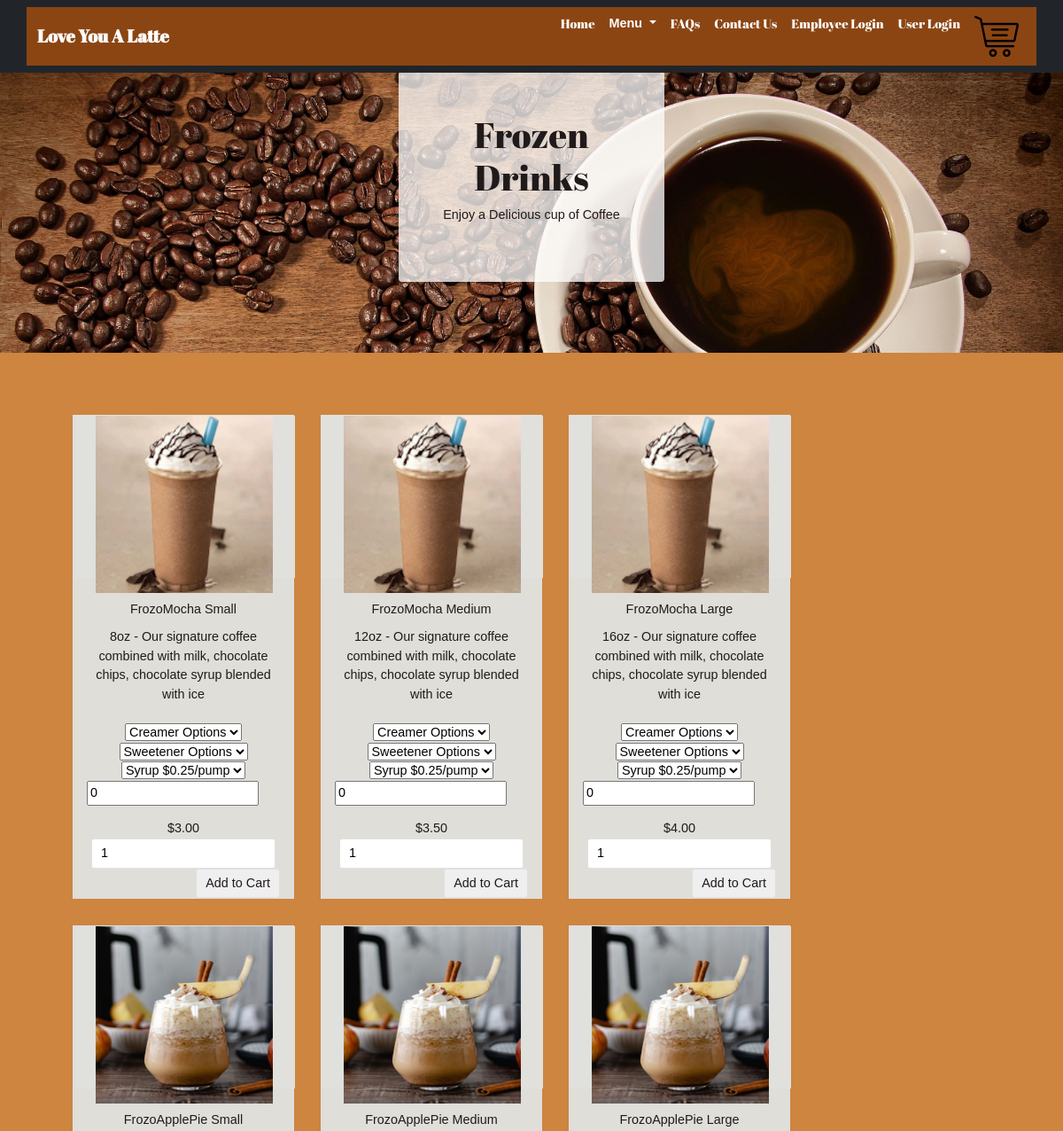
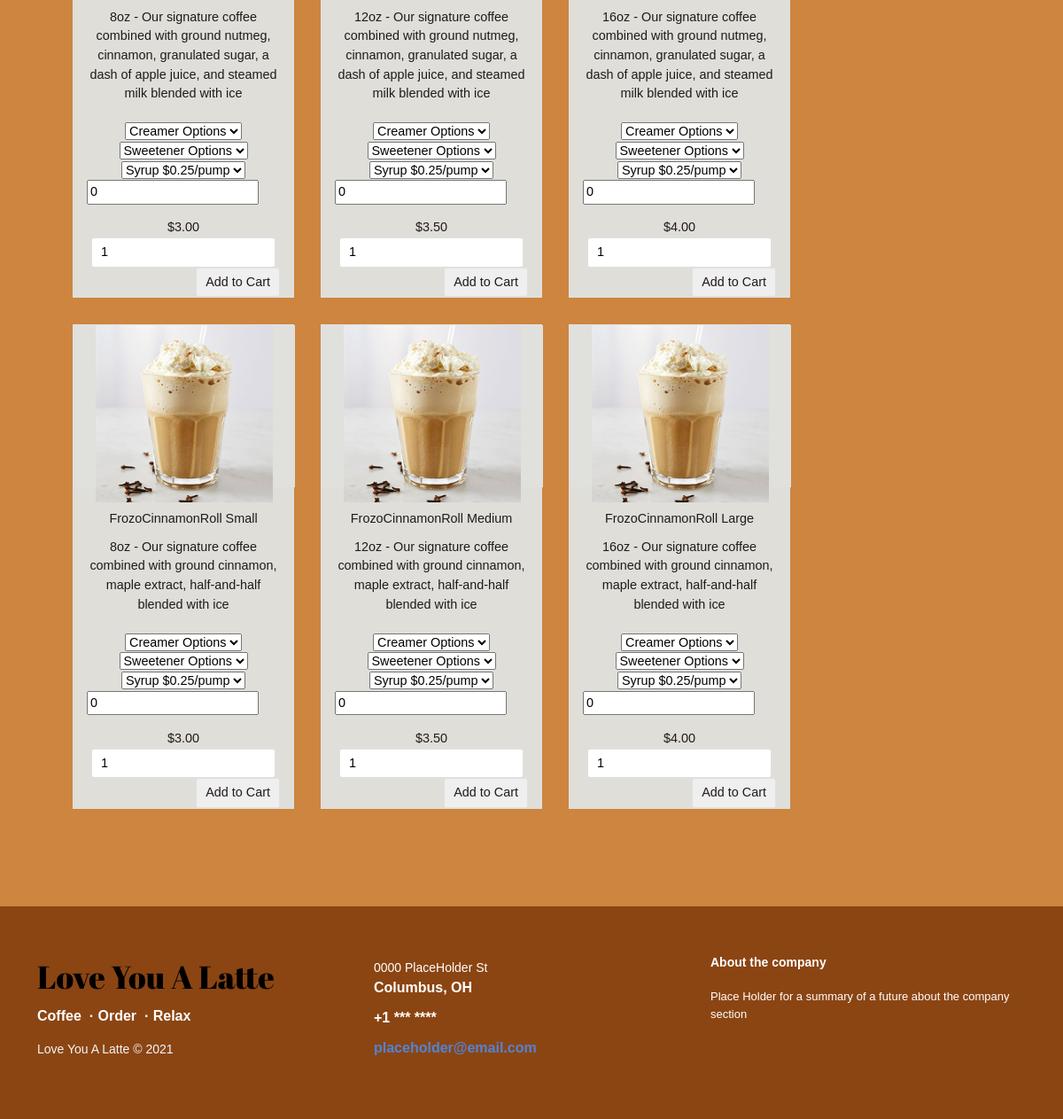
Screenshot of /frozenMenu.php with the database file from the repository (2 pictures, top to bottom).
### tables this page shows
CREATE TABLE `product` (
  `id` int(8) NOT NULL PRIMARY KEY AUTO_INCREMENT,
  `name` varchar(255) NOT NULL,
  `code` varchar(255) NOT NULL UNIQUE KEY,
  `category` varchar(255) NOT NULL,
  `image` text NOT NULL,
  `price` double(10,2) NOT NULL,
  `description` varchar(200) NOT NULL
);

### public/dbcontroller.php (called while the page is built, shortened)
<?php
class DBController
{
	private $host = "mariadb";
	private $user = "root";
	private $password = "welcome1";
	private $database = "love_you_a_latte";
	private $conn;
	function __construct()
	{
		$this->conn = $this->connectDB();
	}
	function connectDB()
	{
		$conn = mysqli_connect($this->host, $this->user, $this->password, $this->database);
		return $conn;
	}
	function runQuery($query)
	{
		$result = mysqli_query($this->conn, $query);
		while ($row = mysqli_fetch_assoc($result)) {
			$resultset[] = $row;
		}
		if (!empty($resultset))
			return $resultset;
	}
}

### public/frozenMenu.php (the view, shortened to what this page needs)
<?php
require_once("dbcontroller.php");
$db_handle = new DBController();
?>
<!DOCTYPE html>
<html>
<head>
    <?php include('./components/header.php') ?>
</head>
<body id="menubody">
<?php include('./components/nav.php') ?>
    <div id="Menuintro">
        <div class="rounded border-light jumbotron py-5 px-4">
            <h1 style="font-family: 'Abril Fatface', serif;">Frozen Drinks</h1>
            <p>Enjoy a Delicious cup of Coffee</p>
        </div>
    </div>
    <div class="dark-section">
        <div class="container overflow-auto site-section" id="why">
            <div id="product-grid">
                <?php
                $product_array = $db_handle->runQuery("SELECT * FROM product WHERE category='frozen' ORDER BY id ASC");
                if (!empty($product_array)) {
                    foreach($product_array as $key=>$value){
                ?>
                    <div class="product-item">
                        <form method="post" action="cart.php?action=add&code=<?php echo $product_array[$key]["code"]; ?>" target="dummyframe" autocomplete="off">
                        <div class="product-image"><img src="<?php echo $product_array[$key]["image"]; ?>"></div>
                        <div class="product-tile-footer">
                        <div class="product-title"><?php echo $product_array[$key]["name"]; ?></div>
                        <div class="product-description"><?php echo $product_array[$key]["description"]; ?></div>
                        <br>
                        <select name="creamer-options"> /
                        <option value="None">Creamer Options</option>
                        </select>
                        <select name="sweetener-options"> /
                        <option value="None">Sweetener Options</option>
                        </select>
                        <select name="syrup-options"> /
                        <option value="None">Syrup $0.25/pump</option>
                        </select>
                        <div style="float: left;" class="syrup-pumps"><input type="number" min="0" name="pumps" value="0" size="2" /></div>
                        <br>
                        <br>
                        <br>
                        <div class="product-price"><?php echo "$".$product_array[$key]["price"]; ?></div>
                        <div class="cart-action"><input type="number" class="product-quantity" name="quantity" min="0" value="1" size="2" /><input type="submit" value="Add to Cart" class="btnAddAction" /></div>
                        </div>
                        </form>
                    </div>
                <?php
                    }
                }
                ?>
            </div>
        </div>
    </div>
        <?php include('./components/footer.php') ?>
</body>
</html>

### public/components/header.php (shortened to what this page needs)
<link rel="stylesheet" href="assets/bootstrap/css/bootstrap.min.css">
<link rel="stylesheet" href="assets/css/Footer.css">
<link rel="stylesheet" href="assets/css/styles.css">
<link rel="stylesheet" href="assets/css/cartstyle.css">

### public/components/nav.php (shortened to what this page needs)
<nav class="navbar navbar-dark navbar-expand-md fixed-top bg-dark" id="navstyle">
    <div class="container" id="navcontainer">
        <div><a class="navbar-brand" href="#" style="font-family: 'Abril Fatface', serif;"><strong>Love You A Latte</strong></a></div>
        <div class="collapse navbar-collapse" id="navcol-1">
            <ul class="navbar-nav ms-auto">
                <li class="nav-item" style="font-family: 'Abril Fatface', serif;"><a class="nav-link active" href="../index.php" data-bs-target="index.html">Home</a></li>
                <li class="nav-item dropdown">
                    <a class="nav-link dropdown-toggle" href="#" id="navbarDropdown" role="button" data-bs-toggle="dropdown" aria-expanded="false">
                        Menu
                    </a>
                </li>
                <li class="nav-item"><a class="nav-link active" href="../FAQs.php" style="font-family: 'Abril Fatface', serif;" data-bs-target="FAQs.html">FAQs</a></li>
                <li class="nav-item"><a class="nav-link active" href="../ContactUs.php" style="font-family: 'Abril Fatface', serif;" data-bs-target="Contact%20Us.html">Contact Us</a></li>
                <li class="nav-item"><a class="nav-link active" href="../employeeLogin.php" style="font-family: 'Abril Fatface', serif;" data-bs-target="employeeLogin.html">Employee Login</a></li>
                <li class="nav-item"><a class="nav-link active" href="../userLogin.php" style="font-family: 'Abril Fatface', serif;" data-bs-target="userLogin.html">User Login</a></li>
                <li class="nav-item"><a class="nav-link active" href="../cart.php" style="font-family: 'Abril Fatface', serif;"><img src="assets/img/cart.png"></a></li>
            </ul>
        </div>
    </div>
</nav>

### public/components/footer.php (shortened to what this page needs)
<footer>
    <div class="container">
        <div class="row">
            <div class="col-sm-6 col-md-4 footer-navigation">
                <h3><a href="#" style="font-family: 'Abril Fatface', serif;">Love You A Latte</a></h3>
                <p class="links"><a href="#">Coffee&nbsp;</a><strong> · </strong><a href="#">Order&nbsp;</a><strong> · </strong><a href="#">Relax</a><strong> </strong></p>
                <p class="company-name">Love You A Latte © 2021</p>
            </div>
            <div class="col-sm-6 col-md-4 footer-contacts">
                <div>
                    <p><span class="new-line-span">0000 PlaceHolder St</span> Columbus, OH</p>
                </div>
                <div>
                    <p class="footer-center-info email text-start"> +1 *** ****</p>
                </div>
                <div>
                    <p> <a href="#" target="_blank">placeholder@email.com</a></p>
                </div>
            </div>
            <div class="col-md-4 footer-about">
                <h4>About the company</h4>
                <p>Place Holder for a summary of a future about the company section</p>
            </div>
        </div>
    </div>
</footer>

### public/assets/css/Footer.css (style rules this page uses)
footer { background-color: #8b4513; box-shadow: 0 1px 1px 0 rgba(0, 0, 0, 0.12); box-sizing: border-box; width: 100%; text-align: left; font: bold 16px sans-serif; padding: 55px 0; bottom: 0; color: #fff; }
.footer-navigation h3 { margin: 0; font: normal 36px Cookie, cursive; margin-bottom: 12px; color: #fff; }
.footer-navigation h3 a { text-decoration: none; color: black; }
.footer-navigation p.links a { color: #fff; text-decoration: none; }
.footer-navigation p.company-name { color: whitesmoke; font-size: 14px; font-weight: normal; margin-top: 20px; }
.footer-contacts p { display: inline-block; color: #ffffff; vertical-align: middle; }
.footer-contacts p a { color: #5383d3; text-decoration: none; }
span.new-line-span { display: block; font-weight: normal; display: block; font-weight: normal; font-size: 14px; line-height: 2; }
.footer-about h4 { display: block; color: #fff; font-size: 14px; font-weight: bold; margin-bottom: 20px; }
.footer-about p { line-height: 20px; color: white; font-size: 13px; font-weight: normal; margin: 0; }

### public/assets/css/styles.css (style rules this page uses)
body { font-family: Arial, Helvetica, sans-serif; }
#Menuintro { text-align: center; padding: 80px; background: url("../../assets/img/homepage.jpg"); background-size: cover; }
#Menuintro .jumbotron { border-radius: 20px; padding: 40px; background-color: rgba(255,255,255,0.75); max-width: 300px; margin: 0 auto; }
.dark-section { background-color: #cd853f; }
.site-section { text-align: center; padding-bottom: 70px; }
#navcontainer { background-color: #8b4513; }
#navstyle { background-color: #8b4513; }
#menubody { background-color: saddlebrown; }
#navbarDropdown { font-weight: bold; color: white; }

### public/assets/css/cartstyle.css (style rules this page uses)
body { font-family: Arial; color: #211a1a; font-size: 0.9em; }
#product-grid { display: flex; flex-wrap: wrap; margin: 40px; }
.btnAddAction { padding: 5px 10px; margin-left: 5px; background-color: #efefef; border: #E0E0E0 1px solid; color: #211a1a; float: right; text-decoration: none; border-radius: 3px; cursor: pointer; }
.product-item { float: left; background: #dfded9; margin: 30px 30px 0px 0px; border: #E0E0E0 1px solid; width: 100%; max-width: 250px; }
.product-image { height: 183px; width: 250px; background-color: rgb(224, 224, 221); }
.product-image img { width: 200px; height: 200px; }
.product-title { margin-top: 10px; margin-bottom: 10px; }
.product-description { word-wrap: break-word; }
.product-price { float:bottom left; }
.cart-action { float: right; }
.product-quantity { padding: 5px 10px; border-radius: 3px; border: #E0E0E0 1px solid; }
.product-tile-footer { padding: 15px 15px 0px 15px; overflow: auto; }

### rows the page displays
product: image (picture), name "FrozoMocha Small", description "8oz - Our signature coffee combined with milk, chocolate chips, chocolate syrup blended with ice", price "3.00"
product: image (picture), name "FrozoMocha Medium", description "12oz - Our signature coffee combined with milk, chocolate chips, chocolate syrup blended with ice", price "3.50"
product: image (picture), name "FrozoMocha Large", description "16oz - Our signature coffee combined with milk, chocolate chips, chocolate syrup blended with ice", price "4.00"
product: image (picture), name "FrozoApplePie Small", description "8oz - Our signature coffee combined with ground nutmeg, cinnamon, granulated sugar, a dash of apple juice, and steamed milk blended with ice", price "3.00"
product: image (picture), name "FrozoApplePie Medium", description "12oz - Our signature coffee combined with ground nutmeg, cinnamon, granulated sugar, a dash of apple juice, and steamed milk blended with ice", price "3.50"
product: image (picture), name "FrozoApplePie Large", description "16oz - Our signature coffee combined with ground nutmeg, cinnamon, granulated sugar, a dash of apple juice, and steamed milk blended with ice", price "4.00"
product: image (picture), name "FrozoCinnamonRoll Small", description "8oz - Our signature coffee combined with ground cinnamon, maple extract, half-and-half blended with ice", price "3.00"
product: image (picture), name "FrozoCinnamonRoll Medium", description "12oz - Our signature coffee combined with ground cinnamon, maple extract, half-and-half blended with ice", price "3.50"
product: image (picture), name "FrozoCinnamonRoll Large", description "16oz - Our signature coffee combined with ground cinnamon, maple extract, half-and-half blended with ice", price "4.00"
